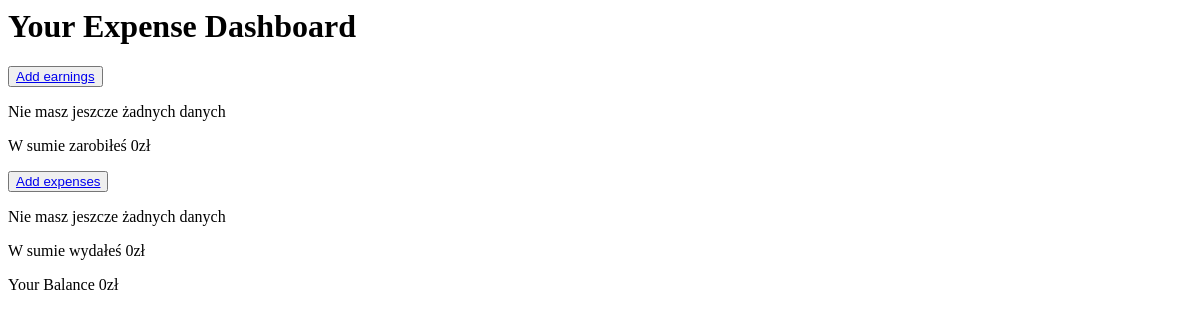
/expenses/dashboard/1/ (signed in), run on an earlier commit of the app's database.
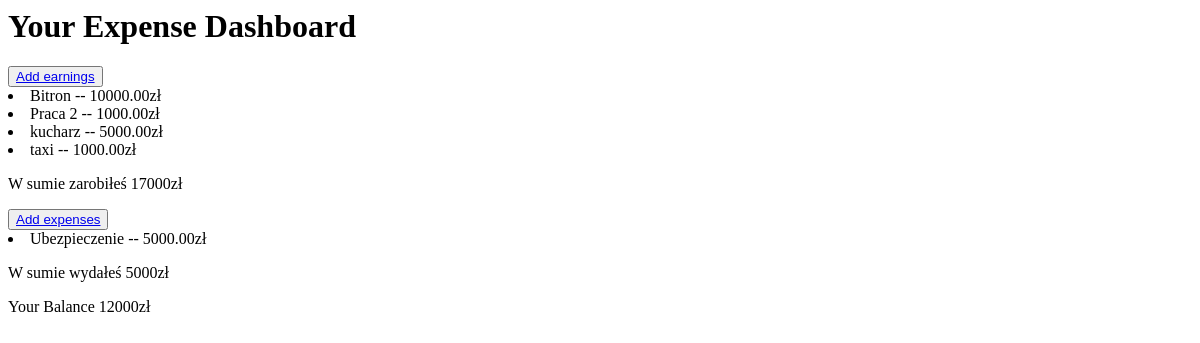
And on a later commit of the database.
### base/models.py (models this page shows, shortened)
class Earnings(models.Model):
    name = models.CharField(max_length=255)
    money = models.DecimalField(max_digits=15, decimal_places=2)
    description = models.TextField(blank=True)
    date = models.DateTimeField(default=datetime.now, blank=True)
    user = models.ForeignKey(User, on_delete=models.CASCADE)
    dashboard = models.ForeignKey(Dashboard, on_delete=models.CASCADE)

class Expense(models.Model):
    name = models.CharField(max_length=255)
    cost = models.DecimalField(max_digits=15, decimal_places=2)
    descripton = models.TextField()
    date = models.DateTimeField(default=datetime.now, blank=True)
    user = models.ForeignKey(User, on_delete=models.CASCADE)
    dashboard = models.ForeignKey(Dashboard, on_delete=models.CASCADE)

### expenses/views.py (the view)
# urls.py: path('dashboard/<int:pk>/', DetailDashboardPage.as_view(), name='dashboard'),
class DetailDashboardPage(LoginRequiredMixin, TemplateView):
    template_name = 'expenses/detail_dashboard_page.html'
    def get_context_data(self, **kwargs) -> dict[str, Any]:
        context = super().get_context_data(**kwargs)
        total_expenses = Expense.objects.filter(user=self.request.user).aggregate(Sum('cost'))['cost__sum'] or 0
        total_earnigs = Earnings.objects.filter(user=self.request.user).aggregate(Sum('money'))['money__sum'] or 0
        context['dashboard_id'] = self.kwargs.get('pk')
        context['total_earnigs'] = total_earnigs
        context['total_expenses'] = total_expenses
        context['balance'] = total_earnigs - total_expenses
        context["expenses"] = Expense.objects.filter(user=self.request.user)
        context["earnings"] = Earnings.objects.filter(user=self.request.user)
        return context

### expenses/templates/expenses/detail_dashboard_page.html
<h1>Your Expense Dashboard</h1>
<button><a href="{% url 'earnings_form' pk=dashboard_id %}">Add earnings</a></button>
{% for earning in earnings %}
  <li>
    {{ earning.name }} -- {{ earning.money }}zł
  </li>
{% empty %}
  <p>Nie masz jeszcze żadnych danych</p>
{% endfor %}
<p>W sumie zarobiłeś {{ total_earnigs }}zł</p>
<button><a href="{% url 'expenses_form' pk=dashboard_id %}">Add expenses</a></button>
{% for expense in expenses %}
  <li>
    {{ expense.name }} -- {{ expense.cost }}zł
  </li>
{% empty %}
  <p>Nie masz jeszcze żadnych danych</p>
{% endfor %}
<p>W sumie wydałeś {{ total_expenses }}zł</p>
<p>Your Balance {{ balance }}zł </p>

What changed in the data, as far as the page shows it:
added Earnings: name "Bitron", money "10000.00"
added Earnings: name "Praca 2", money "1000.00"
added Earnings: name "kucharz", money "5000.00"
added Earnings: name "taxi", money "1000.00"
added Expense: name "Ubezpieczenie", cost "5000.00"
Also different on the page:
{{ total_earnigs }}: "0" → "17000"
{{ total_expenses }}: "0" → "5000"
{{ balance }}: "0" → "12000"
text no longer shown: "Nie masz jeszcze żadnych danych Nie masz jeszcze żadnych danych"
